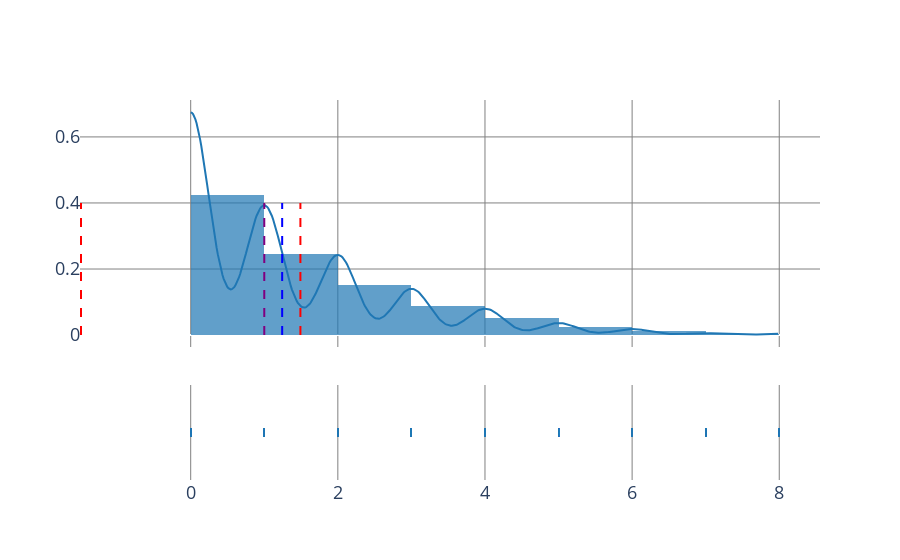

The notebook cell this image was saved under:
### Code cell
mean = df_dropped["camera_count"].mean()
median = df_dropped["camera_count"].median()
stdev_pluss = np.std(df_dropped["camera_count"].values)
stdev_minus = np.std(df_dropped["camera_count"].values) * -1

fig = ff.create_distplot([df_dropped["camera_count"].values], ["camera_count"])
fig.update_layout({'plot_bgcolor': 'rgba(0, 0, 0, 0)', 'paper_bgcolor': 'rgba(0, 0, 0, 0)'})
fig.add_shape(type="line",x0=mean, x1=mean, y0=0, y1=0.4, xref='x', yref='y', line=dict(color='blue', dash='dash'))
fig.add_shape(type="line",x0=median, x1=median, y0=0, y1=0.4, xref='x', yref='y', line=dict(color='purple', dash='dash'))
fig.add_shape(type="line",x0=stdev_pluss, x1=stdev_pluss, y0=0, y1=0.4, xref='x', yref='y', line=dict(color='red', dash='dash'))
fig.add_shape(type="line",x0=stdev_minus, x1=stdev_minus, y0=0, y1=0.4, xref='x', yref='y', line=dict(color='red', dash='dash'))
fig.update_layout(font=dict(family="Open Sans", size=18))
fig.update_layout({"showlegend": False})
fig.update_layout(yaxis={"gridcolor": "#808080"}, xaxis={"gridcolor": "#808080"})
fig.show()

### Figure 1 — Plotly figure (JSON) as saved in the notebook; plotly's stock layout.template omitted (floating-point values rounded to 4 significant figures; data arrays with more than 128 entries replaced by an {"elided": "..."} marker saying what was removed)
{"data": [{"autobinx": false, "histnorm": "probability density", "legendgroup": "camera_count", "marker": {"color": "rgb(31, 119, 180)"}, "name": "camera_count", "opacity": 0.7, "type": "histogram", "x": {"elided": "7506 int values"}, "xaxis": "x", "xbins": {"end": 8, "size": 1, "start": 0}, "yaxis": "y"}, {"legendgroup": "camera_count", "marker": {"color": "rgb(31, 119, 180)"}, "mode": "lines", "name": "camera_count", "showlegend": false, "type": "scatter", "x": {"elided": "500 float values"}, "xaxis": "x", "y": {"elided": "500 float values"}, "yaxis": "y"}, {"legendgroup": "camera_count", "marker": {"color": "rgb(31, 119, 180)", "symbol": "line-ns-open"}, "mode": "markers", "name": "camera_count", "showlegend": false, "type": "scatter", "x": {"elided": "7506 int values"}, "xaxis": "x", "y": {"elided": "7506 str values"}, "yaxis": "y2"}], "layout": {"barmode": "overlay", "font": {"family": "Open Sans", "size": 18}, "hovermode": "closest", "legend": {"traceorder": "reversed"}, "paper_bgcolor": "rgba(0, 0, 0, 0)", "plot_bgcolor": "rgba(0, 0, 0, 0)", "shapes": [{"line": {"color": "blue", "dash": "dash"}, "type": "line", "x0": 1.243, "x1": 1.243, "xref": "x", "y0": 0, "y1": 0.4, "yref": "y"}, {"line": {"color": "purple", "dash": "dash"}, "type": "line", "x0": 1, "x1": 1, "xref": "x", "y0": 0, "y1": 0.4, "yref": "y"}, {"line": {"color": "red", "dash": "dash"}, "type": "line", "x0": 1.491, "x1": 1.491, "xref": "x", "y0": 0, "y1": 0.4, "yref": "y"}, {"line": {"color": "red", "dash": "dash"}, "type": "line", "x0": -1.491, "x1": -1.491, "xref": "x", "y0": 0, "y1": 0.4, "yref": "y"}], "showlegend": false, "xaxis": {"anchor": "y2", "domain": [0, 1], "gridcolor": "#808080", "zeroline": false}, "yaxis": {"anchor": "free", "domain": [0.35, 1], "gridcolor": "#808080", "position": 0}, "yaxis2": {"anchor": "x", "domain": [0, 0.25], "dtick": 1, "showticklabels": false}}}
